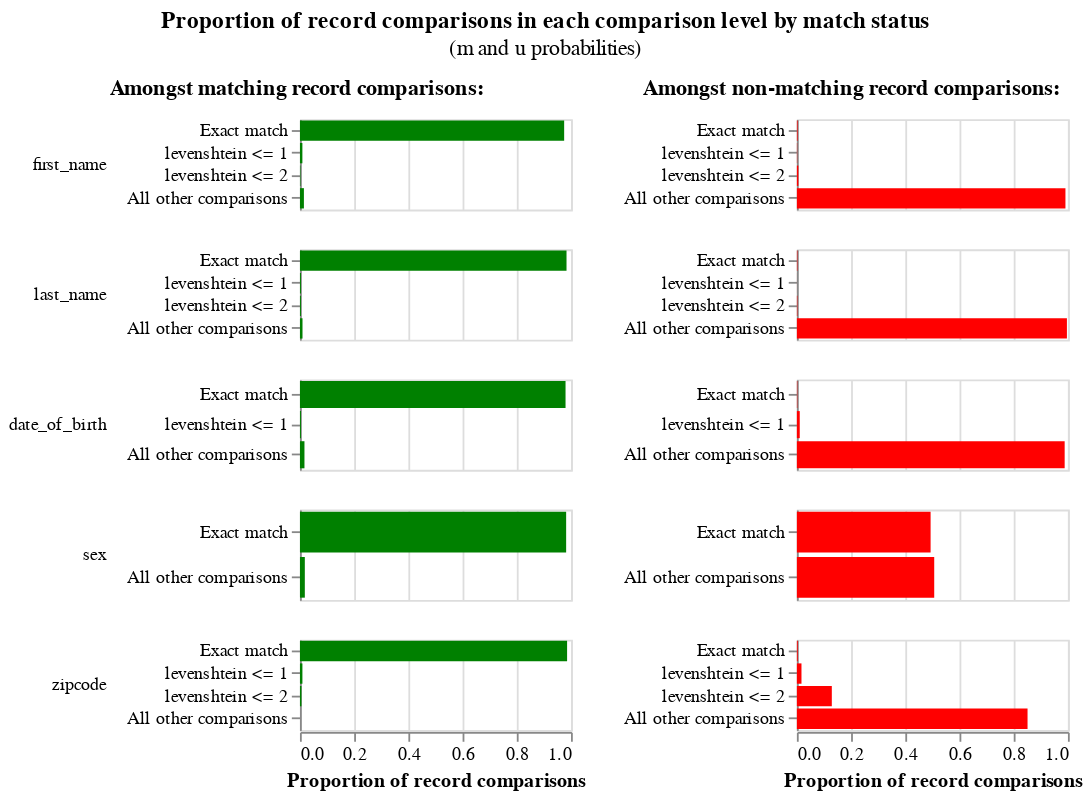

Notebook code for this chart:
### Markdown cell above
## View the estimated `m` and `u` parameters as a chart

### Code cell
# Now all probabilities have been estimated
linker.m_u_parameters_chart()

### Figure 1 — Vega-Lite specification as saved in the notebook (floating-point values rounded to 4 significant figures)
{"config": {"view": {"width": 400, "height": 300}, "title": {"anchor": "middle", "offset": 10}, "header": {"title": null}}, "hconcat": [{"mark": "bar", "title": {"text": "Amongst matching record comparisons:", "fontWeight": "bold", "fontSize": 12}, "encoding": {"row": {"type": "nominal", "field": "comparison_name", "sort": {"field": "comparison_sort_order"}, "header": {"labelAngle": 0, "labelAnchor": "middle", "labelAlign": "left"}}, "x": {"type": "quantitative", "field": "m_probability", "axis": {"title": "Proportion of record comparisons"}}, "y": {"type": "nominal", "axis": {"title": null}, "field": "label_for_charts", "sort": {"field": "comparison_vector_value", "order": "descending"}}, "tooltip": [{"type": "nominal", "field": "m_probability_description", "title": "m probability description"}, {"type": "nominal", "field": "comparison_name", "title": "Comparison column name"}, {"type": "ordinal", "field": "label_for_charts", "title": "Label"}, {"type": "nominal", "field": "sql_condition", "title": "SQL condition"}, {"type": "quantitative", "field": "m_probability", "format": ".4p", "title": "m probability"}, {"type": "quantitative", "field": "u_probability", "format": ".4p", "title": "u probability"}, {"type": "quantitative", "field": "bayes_factor", "title": "Bayes factor = m/u", "format": ",.4f"}, {"type": "quantitative", "field": "log2_bayes_factor", "title": "Match weight = log2(m/u)", "format": ",.4f"}], "color": {"value": "green"}}, "resolve": {"scale": {"y": "independent"}}, "transform": [{"filter": "(datum.bayes_factor != 'no-op filter due to vega lite issue 4680')"}], "width": 150, "height": 50}, {"mark": "bar", "title": {"text": "Amongst non-matching record comparisons:", "fontWeight": "bold", "fontSize": 12}, "encoding": {"row": {"type": "nominal", "field": "comparison_name", "sort": {"field": "comparison_sort_order"}, "header": {"labels": false}}, "x": {"type": "quantitative", "field": "u_probability", "axis": {"title": "Proportion of record comparisons"}}, "y": {"type": "nominal", "axis": {"title": null}, "field": "label_for_charts", "sort": {"field": "comparison_vector_value", "order": "descending"}}, "tooltip": [{"type": "nominal", "field": "u_probability_description", "title": "u probability description"}, {"type": "nominal", "field": "comparison_name", "title": "Comparison column name"}, {"type": "ordinal", "field": "label_for_charts", "title": "Label"}, {"type": "nominal", "field": "sql_condition", "title": "SQL condition"}, {"type": "quantitative", "field": "m_probability", "format": ".4p", "title": "m probability"}, {"type": "quantitative", "field": "u_probability", "format": ".4p", "title": "u probability"}, {"type": "quantitative", "field": "bayes_factor", "title": "Bayes factor = m/u", "format": ",.4f"}, {"type": "quantitative", "field": "log2_bayes_factor", "title": "Match weight = log2(m/u)", "format": ",.4f"}], "color": {"value": "red"}}, "resolve": {"scale": {"y": "independent"}}, "transform": [{"filter": "(datum.bayes_factor != 'no-op filter2 due to vega lite issue 4680')"}], "width": 150, "height": 50}], "data": {"values": [{"comparison_name": "first_name", "sql_condition": "\"first_name_l\" = \"first_name_r\"", "label_for_charts": "Exact match", "m_probability": 0.9747, "u_probability": 0.002625, "m_probability_description": "Amongst matching record comparisons, 97.47% of records are in the exact match comparison level", "u_probability_description": "Amongst non-matching record comparisons, 0.26% of records are in the exact match comparison level", "has_tf_adjustments": false, "tf_adjustment_column": null, "tf_adjustment_weight": 1.0, "is_null_level": false, "bayes_factor": 371.3, "log2_bayes_factor": 8.537, "comparison_vector_value": 3, "max_comparison_vector_value": 3, "bayes_factor_description": "If comparison level is `exact match` then comparison is 371.32 times more likely to be a match", "probability_two_random_records_match": 0.0004458, "comparison_sort_order": 0}, {"comparison_name": "first_name", "sql_condition": "levenshtein(\"first_name_l\", \"first_name_r\") <= 1", "label_for_charts": "levenshtein <= 1", "m_probability": 0.008945, "u_probability": 0.001122, "m_probability_description": "Amongst matching record comparisons, 0.89% of records are in the levenshtein <= 1 comparison level", "u_probability_description": "Amongst non-matching record comparisons, 0.11% of records are in the levenshtein <= 1 comparison level", "has_tf_adjustments": false, "tf_adjustment_column": null, "tf_adjustment_weight": 1.0, "is_null_level": false, "bayes_factor": 7.974, "log2_bayes_factor": 2.995, "comparison_vector_value": 2, "max_comparison_vector_value": 3, "bayes_factor_description": "If comparison level is `levenshtein <= 1` then comparison is 7.97 times more likely to be a match", "probability_two_random_records_match": 0.0004458, "comparison_sort_order": 0}, {"comparison_name": "first_name", "sql_condition": "levenshtein(\"first_name_l\", \"first_name_r\") <= 2", "label_for_charts": "levenshtein <= 2", "m_probability": 0.001785, "u_probability": 0.005458, "m_probability_description": "Amongst matching record comparisons, 0.18% of records are in the levenshtein <= 2 comparison level", "u_probability_description": "Amongst non-matching record comparisons, 0.55% of records are in the levenshtein <= 2 comparison level", "has_tf_adjustments": false, "tf_adjustment_column": null, "tf_adjustment_weight": 1.0, "is_null_level": false, "bayes_factor": 0.3271, "log2_bayes_factor": -1.612, "comparison_vector_value": 1, "max_comparison_vector_value": 3, "bayes_factor_description": "If comparison level is `levenshtein <= 2` then comparison is  3.06 times less likely to be a match", "probability_two_random_records_match": 0.0004458, "comparison_sort_order": 0}, {"comparison_name": "first_name", "sql_condition": "ELSE", "label_for_charts": "All other comparisons", "m_probability": 0.01455, "u_probability": 0.9908, "m_probability_description": "Amongst matching record comparisons, 1.46% of records are in the all other comparisons comparison level", "u_probability_description": "Amongst non-matching record comparisons, 99.08% of records are in the all other comparisons comparison level", "has_tf_adjustments": false, "tf_adjustment_column": null, "tf_adjustment_weight": 1.0, "is_null_level": false, "bayes_factor": 0.01469, "log2_bayes_factor": -6.089, "comparison_vector_value": 0, "max_comparison_vector_value": 3, "bayes_factor_description": "If comparison level is `all other comparisons` then comparison is  68.08 times less likely to be a match", "probability_two_random_records_match": 0.0004458, "comparison_sort_order": 0}, {"comparison_name": "last_name", "sql_condition": "\"last_name_l\" = \"last_name_r\"", "label_for_charts": "Exact match", "m_probability": 0.9834, "u_probability": 0.001852, "m_probability_description": "Amongst matching record comparisons, 98.34% of records are in the exact match comparison level", "u_probability_description": "Amongst non-matching record comparisons, 0.19% of records are in the exact match comparison level", "has_tf_adjustments": false, "tf_adjustment_column": null, "tf_adjustment_weight": 1.0, "is_null_level": false, "bayes_factor": 531.1, "log2_bayes_factor": 9.053, "comparison_vector_value": 3, "max_comparison_vector_value": 3, "bayes_factor_description": "If comparison level is `exact match` then comparison is 531.13 times more likely to be a match", "probability_two_random_records_match": 0.0004458, "comparison_sort_order": 1}, {"comparison_name": "last_name", "sql_condition": "levenshtein(\"last_name_l\", \"last_name_r\") <= 1", "label_for_charts": "levenshtein <= 1", "m_probability": 0.003589, "u_probability": 0.0001422, "m_probability_description": "Amongst matching record comparisons, 0.36% of records are in the levenshtein <= 1 comparison level", "u_probability_description": "Amongst non-matching record comparisons, 0.01% of records are in the levenshtein <= 1 comparison level", "has_tf_adjustments": false, "tf_adjustment_column": null, "tf_adjustment_weight": 1.0, "is_null_level": false, "bayes_factor": 25.24, "log2_bayes_factor": 4.658, "comparison_vector_value": 2, "max_comparison_vector_value": 3, "bayes_factor_description": "If comparison level is `levenshtein <= 1` then comparison is 25.24 times more likely to be a match", "probability_two_random_records_match": 0.0004458, "comparison_sort_order": 1}, {"comparison_name": "last_name", "sql_condition": "levenshtein(\"last_name_l\", \"last_name_r\") <= 2", "label_for_charts": "levenshtein <= 2", "m_probability": 0.003597, "u_probability": 0.001759, "m_probability_description": "Amongst matching record comparisons, 0.36% of records are in the levenshtein <= 2 comparison level", "u_probability_description": "Amongst non-matching record comparisons, 0.18% of records are in the levenshtein <= 2 comparison level", "has_tf_adjustments": false, "tf_adjustment_column": null, "tf_adjustment_weight": 1.0, "is_null_level": false, "bayes_factor": 2.045, "log2_bayes_factor": 1.032, "comparison_vector_value": 1, "max_comparison_vector_value": 3, "bayes_factor_description": "If comparison level is `levenshtein <= 2` then comparison is 2.05 times more likely to be a match", "probability_two_random_records_match": 0.0004458, "comparison_sort_order": 1}, {"comparison_name": "last_name", "sql_condition": "ELSE", "label_for_charts": "All other comparisons", "m_probability": 0.009378, "u_probability": 0.9962, "m_probability_description": "Amongst matching record comparisons, 0.94% of records are in the all other comparisons comparison level", "u_probability_description": "Amongst non-matching record comparisons, 99.62% of records are in the all other comparisons comparison level", "has_tf_adjustments": false, "tf_adjustment_column": null, "tf_adjustment_weight": 1.0, "is_null_level": false, "bayes_factor": 0.009413, "log2_bayes_factor": -6.731, "comparison_vector_value": 0, "max_comparison_vector_value": 3, "bayes_factor_description": "If comparison level is `all other comparisons` then comparison is  106.23 times less likely to be a match", "probability_two_random_records_match": 0.0004458, "comparison_sort_order": 1}, {"comparison_name": "date_of_birth", "sql_condition": "\"date_of_birth_l\" = \"date_of_birth_r\"", "label_for_charts": "Exact match", "m_probability": 0.9798, "u_probability": 0.001534, "m_probability_description": "Amongst matching record comparisons, 97.98% of records are in the exact match comparison level", "u_probability_description": "Amongst non-matching record comparisons, 0.15% of records are in the exact match comparison level", "has_tf_adjustments": false, "tf_adjustment_column": null, "tf_adjustment_weight": 1.0, "is_null_level": false, "bayes_factor": 638.8, "log2_bayes_factor": 9.319, "comparison_vector_value": 2, "max_comparison_vector_value": 2, "bayes_factor_description": "If comparison level is `exact match` then comparison is 638.82 times more likely to be a match", "probability_two_random_records_match": 0.0004458, "comparison_sort_order": 2}, {"comparison_name": "date_of_birth", "sql_condition": "levenshtein(\"date_of_birth_l\", \"date_of_birth_r\") <= 1", "label_for_charts": "levenshtein <= 1", "m_probability": 0.003598, "u_probability": 0.01054, "m_probability_description": "Amongst matching record comparisons, 0.36% of records are in the levenshtein <= 1 comparison level", "u_probability_description": "Amongst non-matching record comparisons, 1.05% of records are in the levenshtein <= 1 comparison level", "has_tf_adjustments": false, "tf_adjustment_column": null, "tf_adjustment_weight": 1.0, "is_null_level": false, "bayes_factor": 0.3414, "log2_bayes_factor": -1.551, "comparison_vector_value": 1, "max_comparison_vector_value": 2, "bayes_factor_description": "If comparison level is `levenshtein <= 1` then comparison is  2.93 times less likely to be a match", "probability_two_random_records_match": 0.0004458, "comparison_sort_order": 2}, {"comparison_name": "date_of_birth", "sql_condition": "ELSE", "label_for_charts": "All other comparisons", "m_probability": 0.01658, "u_probability": 0.9879, "m_probability_description": "Amongst matching record comparisons, 1.66% of records are in the all other comparisons comparison level", "u_probability_description": "Amongst non-matching record comparisons, 98.79% of records are in the all other comparisons comparison level", "has_tf_adjustments": false, "tf_adjustment_column": null, "tf_adjustment_weight": 1.0, "is_null_level": false, "bayes_factor": 0.01678, "log2_bayes_factor": -5.897, "comparison_vector_value": 0, "max_comparison_vector_value": 2, "bayes_factor_description": "If comparison level is `all other comparisons` then comparison is  59.59 times less likely to be a match", "probability_two_random_records_match": 0.0004458, "comparison_sort_order": 2}, {"comparison_name": "sex", "sql_condition": "\"sex_l\" = \"sex_r\"", "label_for_charts": "Exact match", "m_probability": 0.9821, "u_probability": 0.4933, "m_probability_description": "Amongst matching record comparisons, 98.21% of records are in the exact match comparison level", "u_probability_description": "Amongst non-matching record comparisons, 49.33% of records are in the exact match comparison level", "has_tf_adjustments": false, "tf_adjustment_column": null, "tf_adjustment_weight": 1.0, "is_null_level": false, "bayes_factor": 1.991, "log2_bayes_factor": 0.9933, "comparison_vector_value": 1, "max_comparison_vector_value": 1, "bayes_factor_description": "If comparison level is `exact match` then comparison is 1.99 times more likely to be a match", "probability_two_random_records_match": 0.0004458, "comparison_sort_order": 3}, {"comparison_name": "sex", "sql_condition": "ELSE", "label_for_charts": "All other comparisons", "m_probability": 0.01795, "u_probability": 0.5067, "m_probability_description": "Amongst matching record comparisons, 1.79% of records are in the all other comparisons comparison level", "u_probability_description": "Amongst non-matching record comparisons, 50.67% of records are in the all other comparisons comparison level", "has_tf_adjustments": false, "tf_adjustment_column": null, "tf_adjustment_weight": 1.0, "is_null_level": false, "bayes_factor": 0.03542, "log2_bayes_factor": -4.819, "comparison_vector_value": 0, "max_comparison_vector_value": 1, "bayes_factor_description": "If comparison level is `all other comparisons` then comparison is  28.23 times less likely to be a match", "probability_two_random_records_match": 0.0004458, "comparison_sort_order": 3}, {"comparison_name": "zipcode", "sql_condition": "\"zipcode_l\" = \"zipcode_r\"", "label_for_charts": "Exact match", "m_probability": 0.9855, "u_probability": 0.003216, "m_probability_description": "Amongst matching record comparisons, 98.55% of records are in the exact match comparison level", "u_probability_description": "Amongst non-matching record comparisons, 0.32% of records are in the exact match comparison level", "has_tf_adjustments": false, "tf_adjustment_column": null, "tf_adjustment_weight": 1.0, "is_null_level": false, "bayes_factor": 306.5, "log2_bayes_factor": 8.26, "comparison_vector_value": 3, "max_comparison_vector_value": 3, "bayes_factor_description": "If comparison level is `exact match` then comparison is 306.49 times more likely to be a match", "probability_two_random_records_match": 0.0004458, "comparison_sort_order": 4}, {"comparison_name": "zipcode", "sql_condition": "levenshtein(\"zipcode_l\", \"zipcode_r\") <= 1", "label_for_charts": "levenshtein <= 1", "m_probability": 0.009039, "u_probability": 0.01693, "m_probability_description": "Amongst matching record comparisons, 0.90% of records are in the levenshtein <= 1 comparison level", "u_probability_description": "Amongst non-matching record comparisons, 1.69% of records are in the levenshtein <= 1 comparison level", "has_tf_adjustments": false, "tf_adjustment_column": null, "tf_adjustment_weight": 1.0, "is_null_level": false, "bayes_factor": 0.534, "log2_bayes_factor": -0.9052, "comparison_vector_value": 2, "max_comparison_vector_value": 3, "bayes_factor_description": "If comparison level is `levenshtein <= 1` then comparison is  1.87 times less likely to be a match", "probability_two_random_records_match": 0.0004458, "comparison_sort_order": 4}, {"comparison_name": "zipcode", "sql_condition": "levenshtein(\"zipcode_l\", \"zipcode_r\") <= 2", "label_for_charts": "levenshtein <= 2", "m_probability": 0.005415, "u_probability": 0.1289, "m_probability_description": "Amongst matching record comparisons, 0.54% of records are in the levenshtein <= 2 comparison level", "u_probability_description": "Amongst non-matching record comparisons, 12.89% of records are in the levenshtein <= 2 comparison level", "has_tf_adjustments": false, "tf_adjustment_column": null, "tf_adjustment_weight": 1.0, "is_null_level": false, "bayes_factor": 0.04201, "log2_bayes_factor": -4.573, "comparison_vector_value": 1, "max_comparison_vector_value": 3, "bayes_factor_description": "If comparison level is `levenshtein <= 2` then comparison is  23.80 times less likely to be a match", "probability_two_random_records_match": 0.0004458, "comparison_sort_order": 4}, {"comparison_name": "zipcode", "sql_condition": "ELSE", "label_for_charts": "All other comparisons", "m_probability": 6.052e-12, "u_probability": 0.851, "m_probability_description": "Amongst matching record comparisons, 0.00% of records are in the all other comparisons comparison level", "u_probability_description": "Amongst non-matching record comparisons, 85.10% of records are in the all other comparisons comparison level", "has_tf_adjustments": false, "tf_adjustment_column": null, "tf_adjustment_weight": 1.0, "is_null_level": false, "bayes_factor": 7.112e-12, "log2_bayes_factor": -37.03, "comparison_vector_value": 0, "max_comparison_vector_value": 3, "bayes_factor_description": "If comparison level is `all other comparisons` then comparison is  140,602,032,775.10 times less likely to be a match", "probability_two_random_records_match": 0.0004458, "comparison_sort_order": 4}]}, "title": {"text": "Proportion of record comparisons in each comparison level by match status", "subtitle": "(m and u probabilities)"}, "$schema": "https://vega.github.io/schema/vega-lite/v4.json"}
